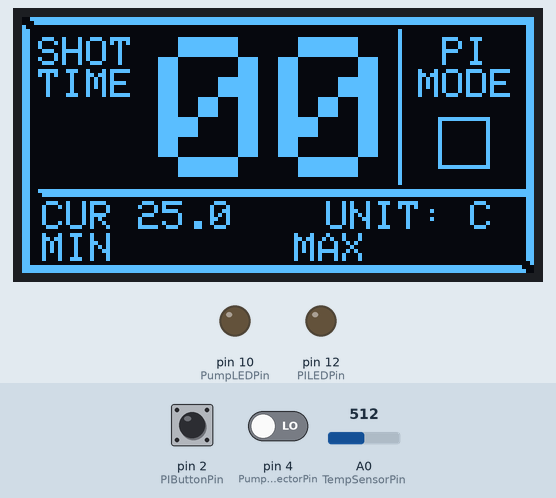
This sketch was run on a simulated Arduino Uno, built with avr-gcc and run on an emulated ATmega328P. Shown: 128×64 one-colour display, output pins drawn as LEDs (lit = HIGH). Dashed ring = blinking. The inputs (shaded band) are chosen by the test bench; at power-on: pin 2 (PIButtonPin) LOW, A0 (TempSensorPin) = 512, pin 4 (PumpDetectorPin) LOW. What the sketch prints to the serial monitor is not drawn.

Above: at 2.2 s.
2.3 s: pin 2 (PIButtonPin) pulled HIGH for 1 s
At 2.47 s:
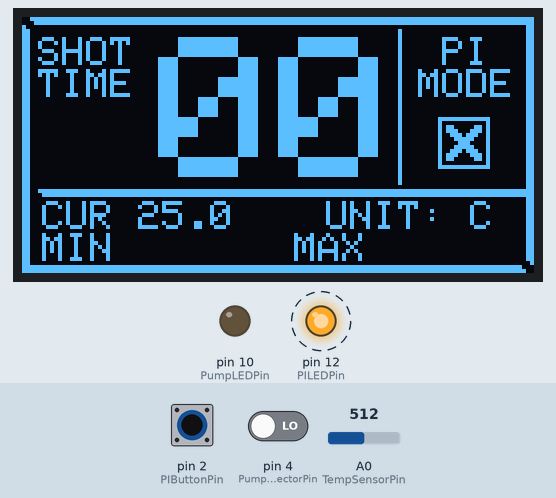
4.8 s: A0 (TempSensorPin) set to 716
At 5.8 s:
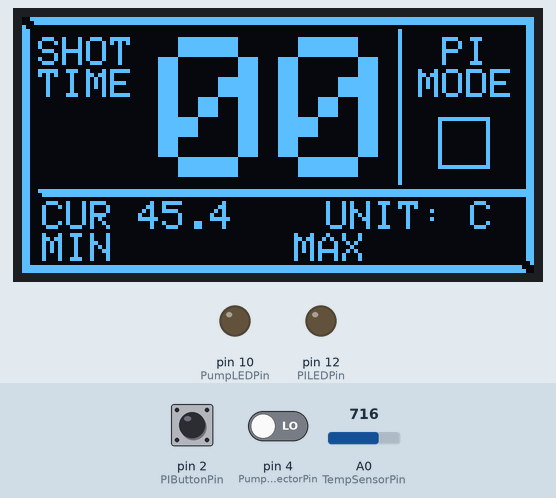
6.6 s: pin 2 (PIButtonPin) pulled HIGH for 0.15 s
At 7.7 s:
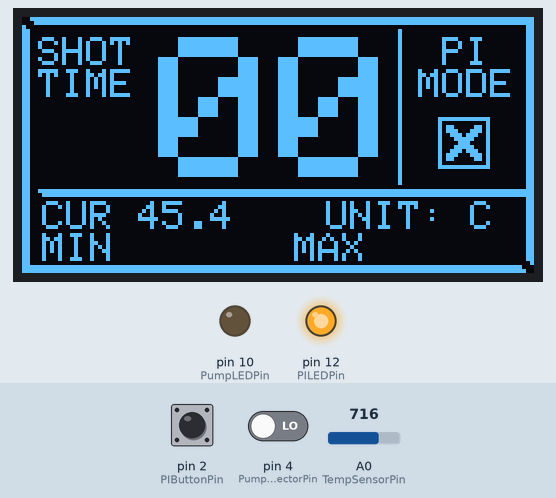
8.2 s: A0 (TempSensorPin) set to 900
At 10.0 s:
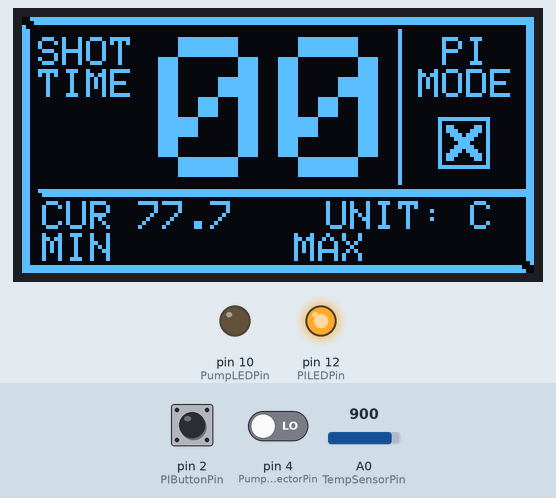
10.6 s: A0 (TempSensorPin) set to 1023
At 11.6 s:
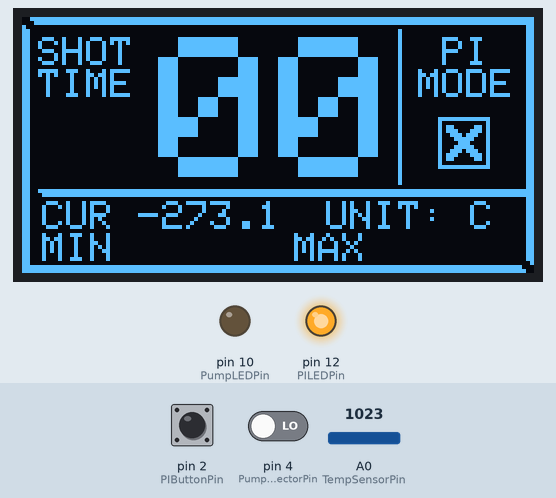
Timing chart, 0 to 13.6 s (numbered marks = the images above; inputs shaded):
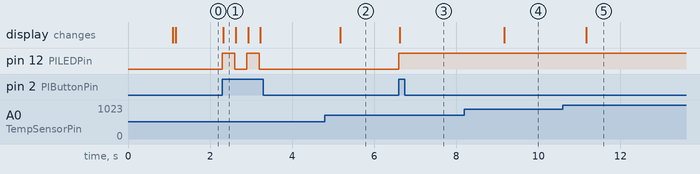

Measured:
- after the input at 2.3 s, pin 12 (PILEDPin): alternates HIGH for 0.30 s and LOW for 0.30 s, 4 changes in all, then stays LOW, starting at once; the display: changes at once (image 1)
- after the input at 4.8 s, the display: changes after 0.37 s (image 2)
- after the input at 6.6 s, pin 12 (PILEDPin): LOW → HIGH at once; the display: changes at once (image 3)
- after the input at 8.2 s, the display: changes after 0.97 s (image 4)
- after the input at 10.6 s, the display: changes after 0.57 s (image 5)

The sketch:

sevenpresso_code.ino
```cpp
#include <SPI.h>
#include <Wire.h>
//#include <stdio.h>
//#include <Arduino.h>
#include <Adafruit_GFX.h>
#include <Adafruit_SSD1306.h>


#define SCREEN_WIDTH 128 // OLED display width, in pixels
#define SCREEN_HEIGHT 64 // OLED display height, in pixels

// Declaration for an SSD1306 display connected to I2C (SDA, SCL pins)
// The pins for I2C are defined by the Wire-library.
// On an arduino UNO:       A4(SDA), A5(SCL)
// On an arduino MEGA 2560: 20(SDA), 21(SCL)
// On an arduino LEONARDO:   2(SDA),  3(SCL), ...
#define OLED_RESET     -1 // Reset pin # (or -1 if sharing Arduino reset pin)
#define SCREEN_ADDRESS 0x3C ///< See datasheet for Address; 0x3D for 128x64, 0x3C for 128x32; NOTE: GEEKCREIT 0.96" 128x64 DISPLAY USES 0x3C
Adafruit_SSD1306 display(SCREEN_WIDTH, SCREEN_HEIGHT, &Wire, OLED_RESET);

#define LOGO_HEIGHT   32
#define LOGO_WIDTH    48
#define BETA_NTC      3950


// ---------------------------------------------------------
// ----- GLOBAL -----
// ---------------------------------------------------------

// constants
const int TempSensorPin = A0;
const long R1 = 100000;
const int Interval = 1000;
const int ButtonPressTimeout = 300;
const int ShotTimeRefreshInterval = 100;
const int PIButtonPin = 2;
const int PumpDetectorPin = 4;
const int PILEDPin = 12;
const int PumpLEDPin = 10;

// variables
unsigned long PreviousTempMillis = 0;
unsigned long PreviousPIMillis = 0;
unsigned long ShotStartTime = 0;
bool TempFirstRun = 1;
bool PIModeState = 0;
bool PIButtonState = 0;
bool PumpState;
bool PreviousPumpState = 0;


// LCD Assistant settings: Horizontal byte orientation, little endian, 8 pixels/byte
// WIDTH AND HEIGHT MULTIPLES OF 16!
const unsigned char PROGMEM SpLogo [] =
{
  0x00, 0x00, 0x00, 0x00, 0x00, 0x00, 0x00, 0x00, 0x00, 0x00, 0x00, 0x00, 0x00, 0x00, 0x00, 0x00,
  0x00, 0x00, 0x03, 0xFF, 0xFF, 0xFF, 0xFF, 0x00, 0x01, 0xFF, 0xFF, 0xFF, 0xFF, 0x80, 0x08, 0x00,
  0x00, 0x00, 0x03, 0x80, 0x0C, 0x18, 0xE8, 0x9D, 0x21, 0x80, 0x0C, 0x25, 0x08, 0xA1, 0xA1, 0x80,
  0x0C, 0x21, 0x08, 0xA1, 0xA1, 0x80, 0x0C, 0x18, 0xC8, 0x99, 0x61, 0x80, 0x0C, 0x05, 0x08, 0xA1,
  0x61, 0x80, 0x0C, 0x25, 0x05, 0x21, 0x21, 0x80, 0x0C, 0x18, 0xE2, 0x1D, 0x21, 0x80, 0x0C, 0x00,
  0x00, 0x00, 0x01, 0x80, 0x0D, 0xFF, 0xFF, 0xFF, 0xFF, 0xC0, 0x0C, 0xFF, 0xFF, 0xFF, 0xFF, 0xE0,
  0x0C, 0x00, 0x00, 0x00, 0x01, 0x80, 0x0C, 0x63, 0x1C, 0xC6, 0x31, 0x80, 0x0C, 0x94, 0xA1, 0x29,
  0x49, 0x80, 0x0C, 0x94, 0xA1, 0x08, 0x49, 0x80, 0x0C, 0xE7, 0x18, 0xC6, 0x49, 0x80, 0x0C, 0x86,
  0x20, 0x21, 0x49, 0x80, 0x0C, 0x85, 0x21, 0x29, 0x49, 0x80, 0x0C, 0x84, 0x9C, 0xC6, 0x31, 0x80,
  0x0C, 0x00, 0x00, 0x00, 0x01, 0x80, 0x0E, 0x00, 0x00, 0x00, 0x00, 0x80, 0x0F, 0xFF, 0xFF, 0xFF,
  0xFC, 0x00, 0x07, 0xFF, 0xFF, 0xFF, 0xFE, 0x00, 0x00, 0x00, 0x00, 0x00, 0x00, 0x00, 0x00, 0x00,
  0x00, 0x00, 0x00, 0x00, 0x00, 0x00, 0x00, 0x00, 0x00, 0x00, 0x00, 0x00, 0x00, 0x00, 0x00, 0x00
};


// ---------------------------------------------------------
// ----- MAIN OPERATIONS -----
// ---------------------------------------------------------

// initialize serial connection to display, show SevenPresso logo
void setup()
{
  Serial.begin(9600);                               //start the serial communication via USB, mainly used for debugging in this project

  // SSD1306_SWITCHCAPVCC = generate display voltage from 3.3V internally
  if(!display.begin(SSD1306_SWITCHCAPVCC, SCREEN_ADDRESS)) {
    Serial.println(F("SSD1306 allocation failed"));
    for(;;); // Don't proceed, loop forever
  }

  pinMode(PILEDPin, OUTPUT);
  pinMode(PumpLEDPin, OUTPUT);
  pinMode(PIButtonPin, INPUT);
  pinMode(PumpDetectorPin, INPUT);

  display.clearDisplay();                           // clear the display, we need a fresh start
  draw_logo(LOGO_WIDTH, LOGO_HEIGHT, SpLogo);       // make it fancy with a teeny tiny 7P logo

  display.clearDisplay();                           // make way for actually useful information
  draw_frame();                                     // draw the main frame to separate the three main display units
  write_main_labels();                              // create the labels SHOT TIME and PI MODE (upper/main display units)
  write_temp_labels();                              // create the labels CUR, MIN, MAX, UNIT: C (temp display unit)
  zero_shot_time();                                 // zero the shot time to be ready for everything LESSGOOOOOO
}


// main loop (calculate temperatures, display stuff, etc.)
void loop()
{
  PIButtonState = digitalRead(PIButtonPin);
  PumpState = digitalRead(PumpDetectorPin);
  unsigned long CurrentMillis = millis();

  pi_mode_check(CurrentMillis);                     // estimated duration: < 10 ms
  temp_refresh(CurrentMillis);                      // estimated duration: 60 ms
  shottime_refresh(CurrentMillis);
}
```

sevenpresso_calc.ino
```cpp
// ---------------------------------------------------------
// ----- CALC OPERATIONS -----
// ---------------------------------------------------------

// calculate the current temperature detected by the NTC3950
// formula reference: https://en.wikipedia.org/wiki/Thermistor#B_or_%CE%B2_parameter_equation
float calc_temp(int NtcPin, long RRef)
{
  float AnalogIn = 0;
  int i;

  // take five measurements 10 ms apart and take the average to mitigate random variance
  // the analog input is really not /that/ accurate
  for (i=0;i<5;i++)
  {
    AnalogIn += analogRead(NtcPin);
    //Serial.print(AnalogIn);     //debug
    delay(10);
  }
  AnalogIn = AnalogIn/5;

  float R2 = RRef * (1023.0 / (float)AnalogIn - 1.0);
  float RInf = RRef * expf((-1 * BETA_NTC) / (25 + 273.15));  // Const: 0,1763227
  float Tmp = BETA_NTC / log(R2 / RInf);
  float TempC = Tmp - 273.15;

  return TempC;
}


// return the shot time since the pump started the first time
int get_passed_time(unsigned long Starttime)
{
  int PassedSeconds = trunc((millis() - Starttime)/1000);

  return PassedSeconds;
}
```

sevenpresso_displayinit.ino
```cpp
// ---------------------------------------------------------
// ----- VISUAL INITIALIZATION -----
// ---------------------------------------------------------

// draw the SevenPresso intro logo, only used on startup
void draw_logo(int LogoWidth, int LogoHeight, const unsigned char LogoFile[])
{
    //display.clearDisplay();

    display.drawBitmap(
      (display.width()  - LogoWidth) / 2,
      (display.height() - LogoHeight) / 2,
      LogoFile, LogoWidth, LogoHeight, 1);
    display.display();
    delay(1000);
}


// draw the frame around everything
void draw_frame()
{
  // 7
  display.drawLine(2, 0, 127, 0, SSD1306_WHITE);
  display.drawLine(3, 1, 127, 1, SSD1306_WHITE);
  display.drawLine(126, 2, 126, 60, SSD1306_WHITE);
  display.drawLine(127, 2, 127, 61, SSD1306_WHITE);
  display.drawLine(4, 43, 125, 43, SSD1306_WHITE);
  display.drawLine(5, 44, 125, 44, SSD1306_WHITE);

  // L
  display.drawLine(0, 2, 0, 63, SSD1306_WHITE);
  display.drawLine(1, 3, 1, 63, SSD1306_WHITE);
  display.drawLine(2, 62, 124, 62, SSD1306_WHITE);
  display.drawLine(2, 63, 125, 63, SSD1306_WHITE);

  // separator
  display.drawLine(94, 3, 94, 41, SSD1306_WHITE);

  // PI mode box
  display.drawRect(104, 25, 13, 13, SSD1306_WHITE);
}


void write_main_labels()
{
  // timer and mode labels, red areas in paint
  display.setTextSize(1);                     // Normal 1:1 pixel scale
  display.setTextColor(SSD1306_WHITE);        // Draw white text

  display.setCursor(4,5);
  display.println("SHOT");
  display.setCursor(4, 13);
  display.println("TIME");

  display.setCursor(105, 5);
  display.println("PI");
  display.setCursor(99, 13);
  display.println("MODE");
}


void write_temp_labels()
{
  // temperature labels, red areas in paint
  display.setTextSize(1);                     // Normal 1:1 pixel scale
  display.setTextColor(SSD1306_WHITE);        // Draw white text

  display.setCursor(5, 46);
  display.println("CUR");
  display.setCursor(5, 54);
  display.println("MIN");
  display.setCursor(68, 54);
  display.println("MAX");
  display.setCursor(76, 46);
  display.println("UNIT: C");
}
```

sevenpresso_displayops.ino
```cpp
// ---------------------------------------------------------
// ----- DISPLAY OPERATIONS -----
// ---------------------------------------------------------

// refresh the calculated temperature
void display_print_temp(float Temperature)
{
  int CursorX = 29;
  int CursorY = 46;
  //char Tempstring[32];

  clear_old_temp_text();

  display.setTextSize(1);                     // Normal 1:1 pixel scale
  display.setTextColor(SSD1306_WHITE);        // Draw white text

  display.setCursor(CursorX, CursorY);
  Serial.print(Temperature, 1);               // DEBUG
  display.println(Temperature, 1);

  display.display();

  //OldTemp = strcat(Tempstring, "");
  TempFirstRun = 0;
  Serial.print("Temperature displayed ");
  //Serial.print(millis());
  Serial.print("\n");
}


// overwrite old temperature with the same text in black
// could also be realized via a black rectangle over the area
// green areas in paint
void clear_old_temp_text()
{
  display.writeFillRect(29, 46, 31, 7, SSD1306_BLACK); // current temp
  display.writeFillRect(29, 54, 31, 7, SSD1306_BLACK); // min temp
  display.writeFillRect(92, 54, 31, 7, SSD1306_BLACK); // max temp
}


void clear_shot_time()
{
  display.writeFillRect(34, 5, 51, 35, SSD1306_BLACK);
}


void zero_shot_time()
{
  display.setTextSize(5);                     // 6x:5x pixel scale
  display.setTextColor(SSD1306_WHITE);        // Draw white text

  clear_shot_time();
  display.setCursor(34, 5);
  display.println("00");

  display.display();
}


// tick or clear the PI mode checkbox
void pi_mode_checkbox(bool active)
{
  if (active)
  {
    // draw X into PI checkbox
    display.drawLine(106, 27, 114, 35, SSD1306_WHITE);
    display.drawLine(107, 27, 114, 34, SSD1306_WHITE);
    display.drawLine(106, 28, 113, 35, SSD1306_WHITE);
    display.drawLine(106, 35, 114, 27, SSD1306_WHITE);
    display.drawLine(106, 34, 113, 27, SSD1306_WHITE);
    display.drawLine(107, 35, 114, 28, SSD1306_WHITE);
    display.display();
  } else
  {
    // remove X in PI checkbox
    display.writeFillRect(105, 26, 11, 11, SSD1306_BLACK);
    display.display();
  }
}
```

sevenpresso_helpers.ino
```cpp
// ---------------------------------------------------------
// ----- HELPER OPERATIONS -----
// ---------------------------------------------------------

void shottime_refresh(unsigned long CurMillis)
{
  //if (())
}

// check if the PI mode is to be changed, caused by a button press after the timeout
// note: switches back and forth every <ButtonPressTimeout> (300 ms) if the button stays pressed
void pi_mode_check(unsigned long CurMillis)
{
  if ((CurMillis - PreviousPIMillis >= ButtonPressTimeout) && (PIButtonState == HIGH))
  {
    PreviousPIMillis = CurMillis;
    switch_pi_mode();
  }
}

// refresh and display the current temperature
void temp_refresh(unsigned long CurMillis)
{
  if (CurMillis - PreviousTempMillis >= Interval)
  {
    PreviousTempMillis = CurMillis;
    float TempC = calc_temp(TempSensorPin, R1);

    //serial_print_temp(TempC);
    display_print_temp(TempC);
  }
}


// switch PI mode and LED state on button press, and show the current state on the display
void switch_pi_mode()
{
  if (PIModeState == 0)
  {
    digitalWrite(PILEDPin, HIGH);
    PIModeState = 1;
    pi_mode_checkbox(true);
    Serial.write("PI aktiv\n");
  } else
  {
    digitalWrite(PILEDPin, LOW);
    PIModeState = 0;
    pi_mode_checkbox(false);
    Serial.write("PI inaktiv\n");
  }
}


// DEBUG FUNCTION
void serial_print_temp(float Temperature)
{
  Serial.print("Temp = ");
  Serial.print(Temperature, 1);
  Serial.print(" °C\n");
}
```
